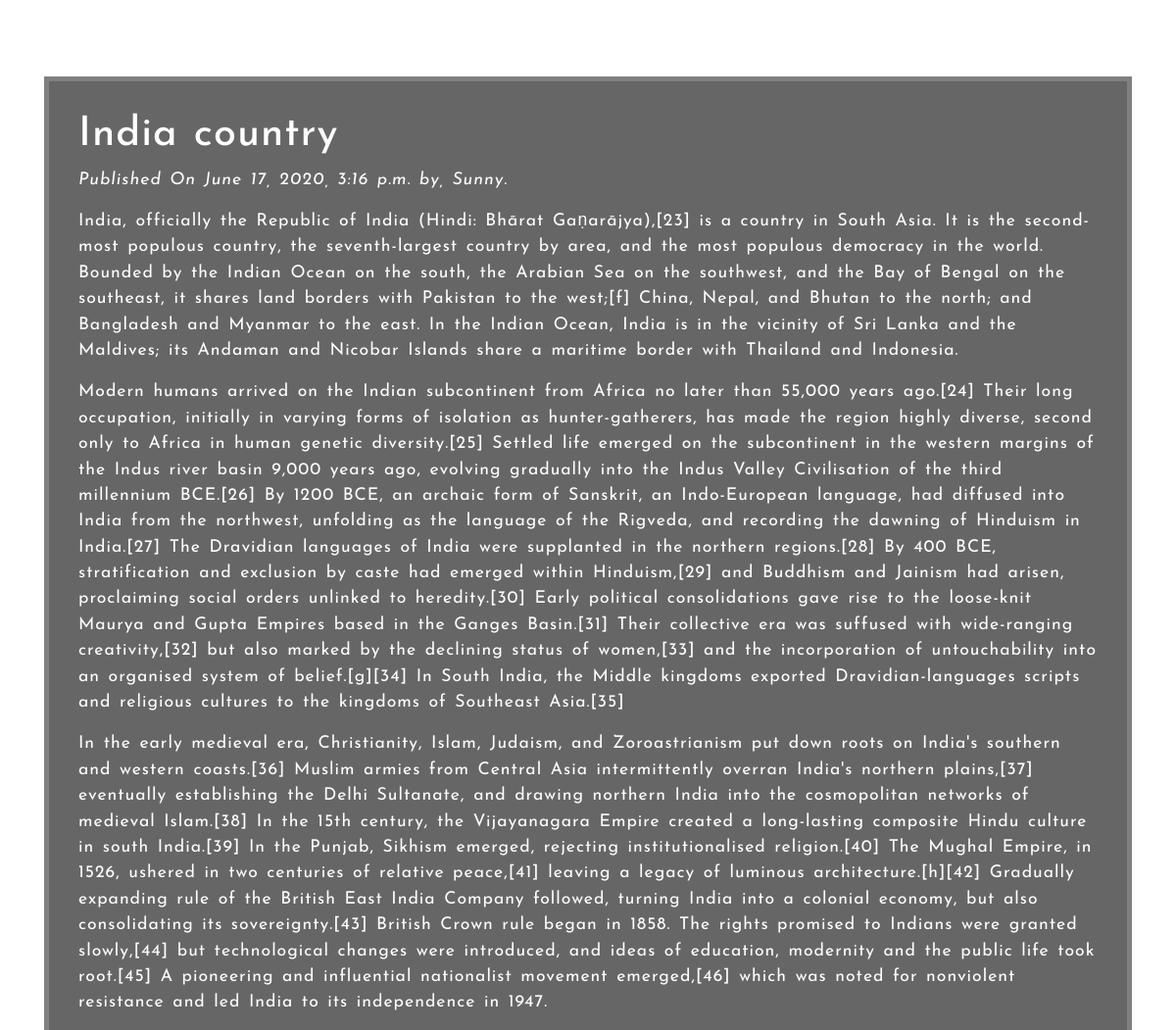
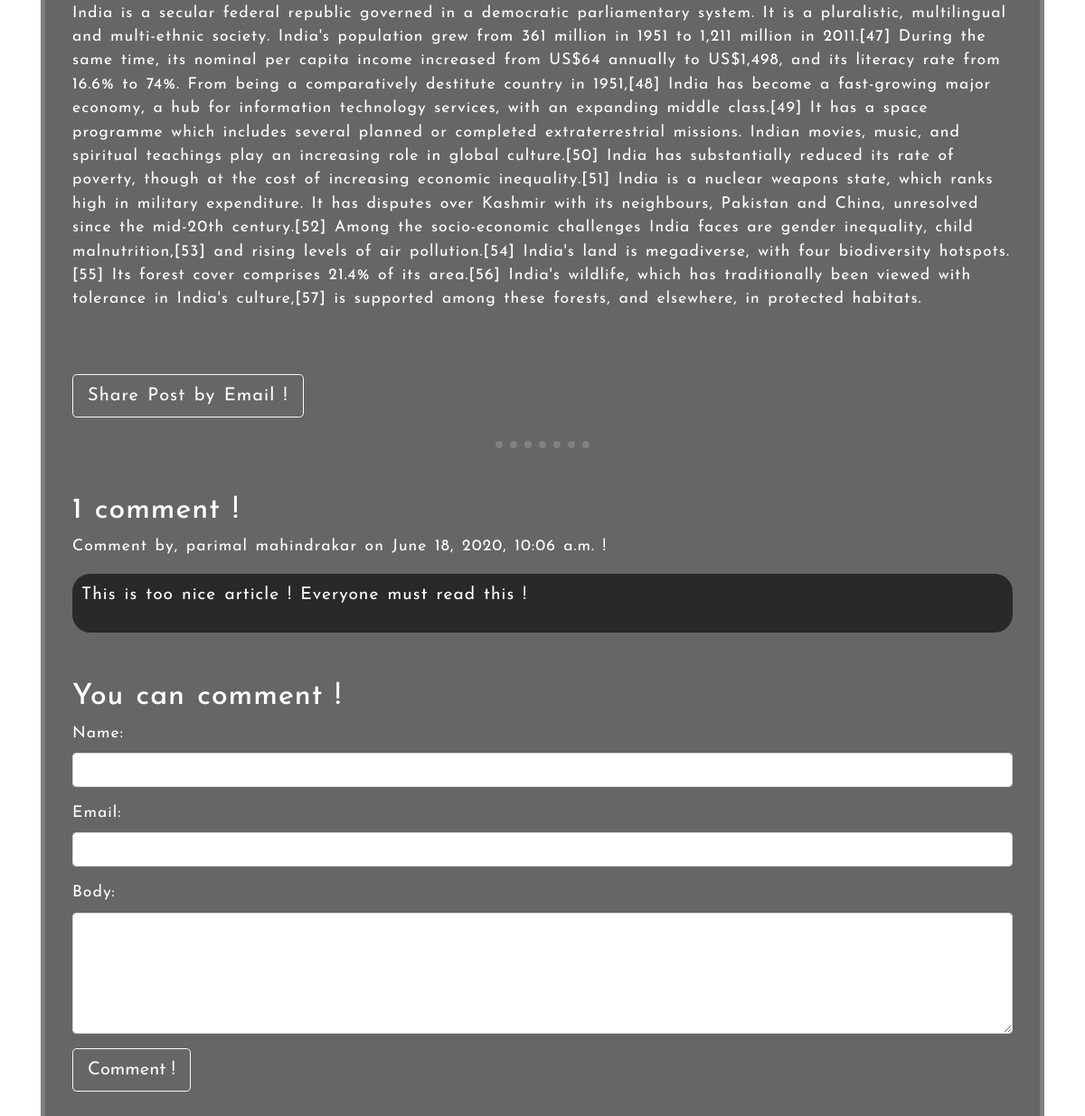
/2020/06/17/india-country/, run on the app's committed database (2 pictures, top to bottom).
### blogApp/models.py (models this page shows, shortened)
class Post(models.Model):
    STATUS_CHOICES = (('draft', 'Draft'), ('published', 'Published'))
    title = models.CharField(max_length=256)
    slug = models.SlugField(max_length=264, unique_for_date='publish')
    author = models.ForeignKey(User, related_name='blog_post',on_delete=models.DO_NOTHING)
    body = models.TextField()
    publish = models.DateTimeField(default=timezone.now)
    created = models.DateTimeField(auto_now_add=True)
    updated = models.DateTimeField(auto_now=True)
    status = models.CharField(max_length=10, choices=STATUS_CHOICES, default='draft')
    tags = TaggableManager()
    class Meta:
        ordering = ('-publish',)
    def get_absolute_url(self):
        return reverse('post_detail', args=[
            self.publish.year,
            self.publish.strftime('%m'),
            self.publish.strftime('%d'),
            self.slug
        ])

class Comments(models.Model):
    post = models.ForeignKey(Post, related_name='comments', on_delete=models.DO_NOTHING)
    name = models.CharField(max_length=32)
    email = models.EmailField()
    body = models.TextField()
    created = models.DateTimeField(auto_now_add=True)
    updated = models.DateTimeField(auto_now=True)
    active = models.BooleanField(default=True)
    class Meta:
        ordering = ('-created',)

### blogApp/views.py (the view, shortened to what this page needs)
def post_detail_view(request, year, month, day, post):
    post = get_object_or_404(Post, slug=post, status='published', publish__year=year, publish__month=month, publish__day=day)
    comments = post.comments.filter(active=True)
    csubmit = False
    form = CommentsForm()
    return render(request, 'blogApp/post_detail.html', {'post': post, 'form': form, 'csubmit': csubmit, 'comments': comments})

### blogApp/forms.py
class CommentsForm(forms.ModelForm):
    class Meta:
        model = Comments
        fields = ['name', 'email', 'body']
        widgets = {
            'name': forms.TextInput(
                attrs={
                    'class':'form-control'
                }
            ),
            'email': forms.EmailInput(
                attrs={
                    'class': 'form-control'
                }
            ),
            'body': forms.Textarea(
                attrs={
                    'class': 'form-control',
                    'rows':5
                }
            )
        }

### templates/blogApp/post_detail.html (shortened to what this page needs)
{% extends '../base.html' %}
{% block content %}
<h1><a href="{{post.get_absolute_url}}">{{post.title}}</a></h1>
<p id="date"><i>Published On {{post.publish}} by, {{post.author|title}}.</i></p>
{{post.body|linebreaks}}
<br>
<br>
<a href="/{{post.id}}/share" class="btn btn-lg btn-outline-light" id="shareviaEmail">Share Post by Email !</a> <br><br>
<hr id="seperator">
    {% with comments.count as comment_count %}
    <h2>{{comment_count}} comment{{comment_count|pluralize}} !</h2>
    {% endwith %}
    {% if comments %}
    {% for comment in comments %}
    <p>Comment by, {{comment.name}} on {{comment.created}} !</p>
    <div id="commnetbody">{{comment.body|linebreaks}}</div>
    {% endfor %}
    {% endif %}
    <br><br>
    <h2>You can comment !</h2>
    <form method="POST" >
        {{form.as_p}}
        <input type="submit" class="btn btn-lg btn-outline-light" value="Comment !">
    </form>
{% endblock %}

### static/css/master.css (style rules this page uses)
* { margin: 0; padding: 0; }
body { background-image:url(../images/nature.jpg); -webkit-background-size:cover; background-size: cover; background-repeat: no-repeat; background-position: center; height: 100vh; background-attachment: fixed; font-family: 'Josefin Sans', sans-serif; }
#mtext a { text-decoration: none; color: white; }
#mtext h1 { font-size: 2.6rem; }
#commnetbody { background-color: rgba(0,0,0,0.6); color: #fff; padding: 10px; border-radius: 20px 20px; font-size: 1.2rem; }
#seperator { border-top:8px dotted gray; width: 10%; margin: 0 45% 50px; }

### data on the page
Post: title "India country", publish "June 17, 2020, 3:16 p.m.", author "Sunny", body "India, officially the Republic of India (Hindi: Bhārat Gaṇarājya),[23] is a country in South Asia. It is the second-most populous country, the seventh-largest country by area, and the most populous democracy in the world. Bounded by the Indian Ocean on the south, the Arabian Sea on the southwest, and the Bay of Bengal on the southeast, it shares land borders with Pakistan to the west;[f] China, Nepal, and Bhutan to the north; and Bangladesh and Myanmar to the east. In the Indian Ocean, India is in the vicinity of Sri Lanka and the Maldives; its Andaman and Nicobar Islands share a maritime border with Thailand and Indonesia. Modern humans arrived on the Indian subcontinent from Africa no…"
Comments: name "parimal mahindrakar", created "June 18, 2020, 10:06 a.m.", body "This is too nice article ! Everyone must read this !"

### other printed values
{{ comment_count }} "1"
